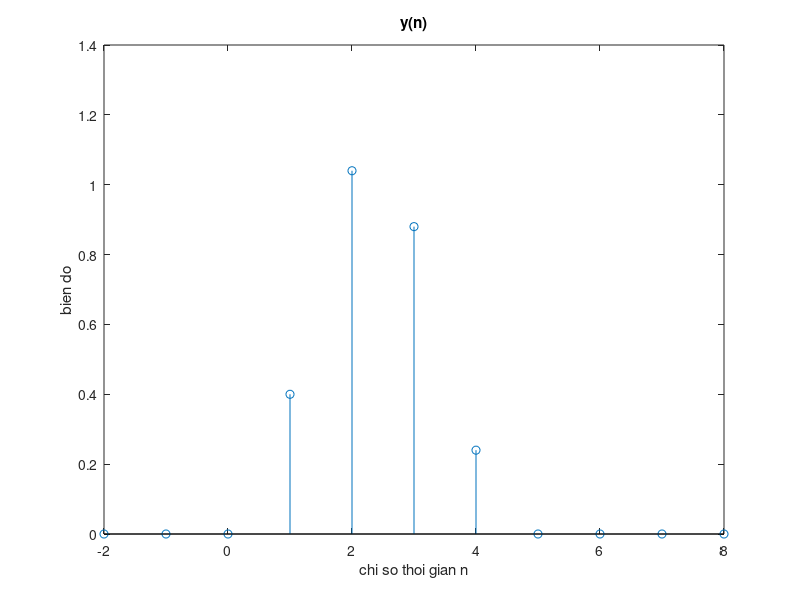

Reproduce this figure in MATLAB.

nh = -1:5;
h = [0, 0, 0.4, 0.8, 0.4, 0, 0]; %tin hieu h
%tin hieu h(n)
nx = -1:3;
x = [0, 1, 0.6, 0, 0]; %tin hieu x

a=nx(1)+nh(1); %thoi gian bat dau cua tin hieu tong
b=nx(length(x)) + nh(length(h)); %thoi gian ket thuc cua tin hieu tong

ny=a:b; %mien gia tri thoi gian moi cua tin hieu tong 

y=conv(x,h); %tong chap cua tin hieu x va h

subplot(1,1,1);
stem(ny, y);
title('y(n)');
xlabel('chi so thoi gian n');
ylabel('bien do');
